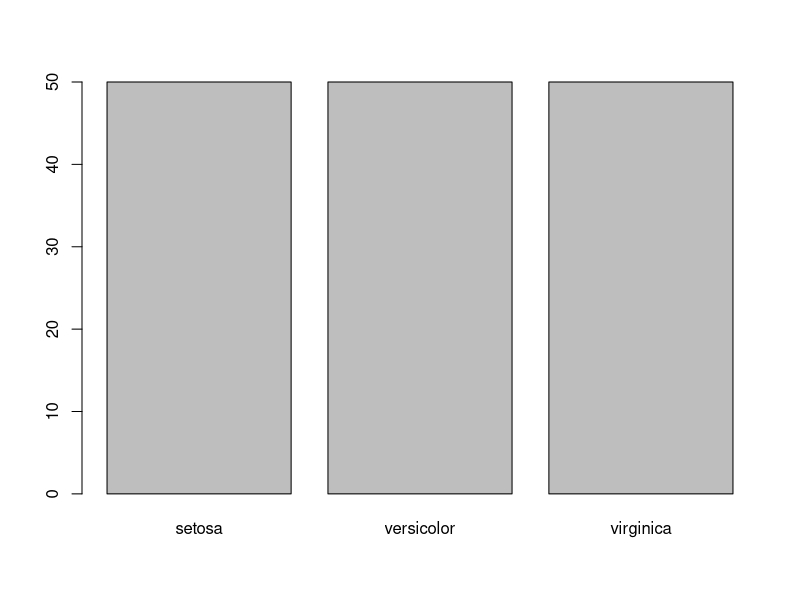
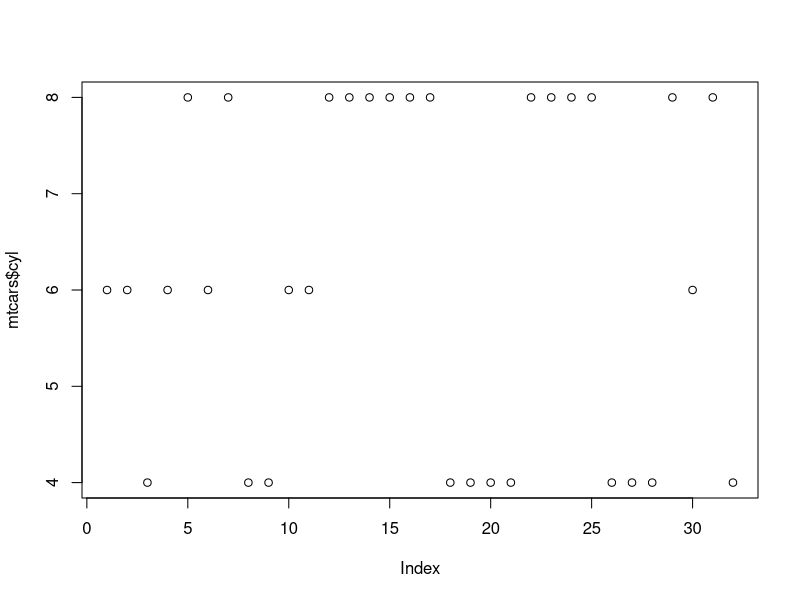

Write the R code that produced these figures, in order.
#Load up our data
data("mtcars")
str(mtcars)

data("iris")
str(iris)

#Quick look at what factors "are"
class(iris$Species)
typeof(iris$Species)

levels(iris$Species)

#anytime you have a variable that has a set number of categories then should
#convert to factor

#which variables in mtcars could be factors?
str(mtcars)

#plot changes default behaviour if factor
plot(iris$Species)
plot(mtcars$cyl)

